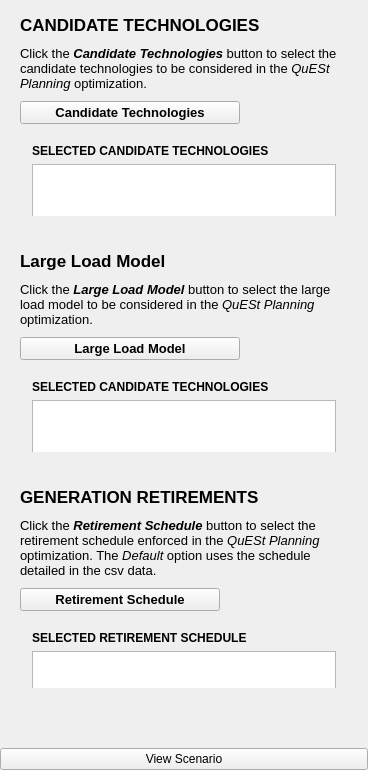
       <widget class="QFrame" name="frame_panel_2">
        <property name="frameShape">
         <enum>QFrame::NoFrame</enum>
        </property>
        <property name="frameShadow">
         <enum>QFrame::Raised</enum>
        </property>
        <layout class="QVBoxLayout" name="verticalLayout_4">
         <property name="leftMargin">
          <number>0</number>
         </property>
         <property name="topMargin">
          <number>0</number>
         </property>
         <property name="rightMargin">
          <number>0</number>
         </property>
         <property name="bottomMargin">
          <number>0</number>
         </property>
         <item>
          <widget class="QFrame" name="frame_candidates">
           <property name="sizePolicy">
            <sizepolicy hsizetype="Expanding" vsizetype="Maximum">
             <horstretch>0</horstretch>
             <verstretch>0</verstretch>
            </sizepolicy>
           </property>
           <property name="maximumSize">
            <size>
             <width>16777215</width>
             <height>230</height>
            </size>
           </property>
           <property name="frameShape">
            <enum>QFrame::NoFrame</enum>
           </property>
           <property name="frameShadow">
            <enum>QFrame::Raised</enum>
           </property>
           <property name="cardType" stdset="0">
            <string>tile</string>
           </property>
           <layout class="QVBoxLayout" name="verticalLayout_candidates">
            <property name="spacing">
             <number>10</number>
            </property>
            <property name="leftMargin">
             <number>20</number>
            </property>
            <property name="topMargin">
             <number>14</number>
            </property>
            <property name="rightMargin">
             <number>20</number>
            </property>
            <property name="bottomMargin">
             <number>14</number>
            </property>
            <item>
             <layout class="QHBoxLayout" name="horizontalLayout_candidates_title">
              <property name="spacing">
               <number>8</number>
              </property>
              <item>
               <widget class="QLabel" name="label_candidates_title">
                <property name="font">
                 <font>
                  <family>Segoe UI</family>
                  <pointsize>13</pointsize>
                  <weight>75</weight>
                  <bold>true</bold>
                 </font>
                </property>
                <property name="text">
                 <string>CANDIDATE TECHNOLOGIES</string>
                </property>
                <property name="textRole" stdset="0">
                 <string>section</string>
                </property>
               </widget>
              </item>
              <item>
               <spacer name="horizontalSpacer_candidates_title">
                <property name="orientation">
                 <enum>Qt::Horizontal</enum>
                </property>
                <property name="sizeType">
                 <enum>QSizePolicy::Expanding</enum>
                </property>
                <property name="sizeHint" stdset="0">
                 <size>
                  <width>40</width>
                  <height>20</height>
                 </size>
                </property>
               </spacer>
              </item>
              <item>
               <widget class="QPushButton" name="btn_candidates_help">
                <property name="text">
                 <string/>
                </property>
                <property name="icon">
                 <iconset resource="../../../resources.qrc">
                  <normaloff>:/icon/images/icons/about.png</normaloff>:/icon/images/icons/about.png</iconset>
                </property>
                <property name="iconSize">
                 <size>
                  <width>30</width>
                  <height>30</height>
                 </size>
                </property>
                <property name="flat">
                 <bool>true</bool>
                </property>
               </widget>
              </item>
             </layout>
            </item>
            <item>
             <widget class="QLabel" name="label_candidates_desc">
              <property name="font">
               <font>
                <family>Segoe UI</family>
                <pointsize>10</pointsize>
               </font>
              </property>
              <property name="text">
               <string>Click the &lt;b&gt;&lt;i&gt;Candidate Technologies&lt;/i&gt;&lt;/b&gt; button to select the candidate technologies to be considered in the &lt;i&gt;QuESt Planning&lt;/i&gt; optimization.</string>
              </property>
              <property name="wordWrap">
               <bool>true</bool>
              </property>
              <property name="textRole" stdset="0">
               <string>body</string>
              </property>
             </widget>
            </item>
            <item>
             <layout class="QHBoxLayout" name="horizontalLayout_cand_button">
              <property name="spacing">
               <number>10</number>
              </property>
              <item>
               <widget class="QPushButton" name="cand_tech_button">
                <property name="sizePolicy">
                 <sizepolicy hsizetype="Fixed" vsizetype="Fixed">
                  <horstretch>0</horstretch>
                  <verstretch>0</verstretch>
                 </sizepolicy>
                </property>
                <property name="minimumSize">
                 <size>
                  <width>220</width>
                  <height>0</height>
                 </size>
                </property>
                <property name="font">
                 <font>
                  <family>Segoe UI</family>
                  <pointsize>10</pointsize>
                  <weight>75</weight>
                  <bold>true</bold>
                 </font>
                </property>
                <property name="text">
                 <string>Candidate Technologies</string>
                </property>
                <property name="btnRole" stdset="0">
                 <string>primary</string>
                </property>
               </widget>
              </item>
              <item>
               <spacer name="horizontalSpacer_cand_button">
                <property name="orientation">
                 <enum>Qt::Horizontal</enum>
                </property>
                <property name="sizeHint" stdset="0">
                 <size>
                  <width>20</width>
                  <height>10</height>
                 </size>
                </property>
               </spacer>
              </item>
             </layout>
            </item>
            <item>
             <widget class="QFrame" name="cand_tech_frame">
              <property name="sizePolicy">
               <sizepolicy hsizetype="Expanding" vsizetype="Maximum">
                <horstretch>0</horstretch>
                <verstretch>0</verstretch>
               </sizepolicy>
              </property>
              <property name="maximumSize">
               <size>
                <width>16777215</width>
                <height>150</height>
               </size>
              </property>
              <property name="frameShape">
               <enum>QFrame::NoFrame</enum>
              </property>
              <property name="frameShadow">
               <enum>QFrame::Raised</enum>
              </property>
              <property name="cardType" stdset="0">
               <string>tile</string>
              </property>
              <layout class="QVBoxLayout" name="verticalLayout_cand_tech">
               <property name="spacing">
                <number>6</number>
               </property>
               <property name="leftMargin">
                <number>12</number>
               </property>
               <property name="topMargin">
                <number>10</number>
               </property>
               <property name="rightMargin">
                <number>12</number>
               </property>
               <property name="bottomMargin">
                <number>10</number>
               </property>
               <item>
                <widget class="QLabel" name="label_cand_tech_list_title">
                 <property name="font">
                  <font>
                   <family>Segoe UI</family>
                   <pointsize>9</pointsize>
                   <weight>75</weight>
                   <bold>true</bold>
                  </font>
                 </property>
                 <property name="text">
                  <string>SELECTED CANDIDATE TECHNOLOGIES</string>
                 </property>
                 <property name="textRole" stdset="0">
                  <string>section</string>
                 </property>
                </widget>
               </item>
               <item>
                <widget class="QTextBrowser" name="candidate_tech_box">
                 <property name="minimumSize">
                  <size>
                   <width>0</width>
                   <height>70</height>
                  </size>
                 </property>
                 <property name="font">
                  <font>
                   <family>Segoe UI</family>
                   <pointsize>10</pointsize>
                  </font>
                 </property>
                 <property name="lineWrapMode">
                  <enum>QTextEdit::NoWrap</enum>
                 </property>
                </widget>
               </item>
              </layout>
             </widget>
            </item>
           </layout>
          </widget>
         </item>
         <item>
          <widget class="QFrame" name="frame_large_load">
           <property name="sizePolicy">
            <sizepolicy hsizetype="Expanding" vsizetype="Maximum">
             <horstretch>0</horstretch>
             <verstretch>0</verstretch>
            </sizepolicy>
           </property>
           <property name="maximumSize">
            <size>
             <width>16777215</width>
             <height>230</height>
            </size>
           </property>
           <property name="frameShape">
            <enum>QFrame::NoFrame</enum>
           </property>
           <property name="frameShadow">
            <enum>QFrame::Raised</enum>
           </property>
           <property name="cardType" stdset="0">
            <string>tile</string>
           </property>
           <layout class="QVBoxLayout" name="verticalLayout_candidates_2">
            <property name="spacing">
             <number>10</number>
            </property>
            <property name="leftMargin">
             <number>20</number>
            </property>
            <property name="topMargin">
             <number>14</number>
            </property>
            <property name="rightMargin">
             <number>20</number>
            </property>
            <property name="bottomMargin">
             <number>14</number>
            </property>
            <item>
             <layout class="QHBoxLayout" name="horizontalLayout_candidates_title_2">
              <property name="spacing">
               <number>8</number>
              </property>
              <item>
               <widget class="QLabel" name="label_model">
                <property name="font">
                 <font>
                  <family>Segoe UI</family>
                  <pointsize>13</pointsize>
                  <weight>75</weight>
                  <bold>true</bold>
                 </font>
                </property>
                <property name="text">
                 <string>Large Load Model</string>
                </property>
                <property name="textRole" stdset="0">
                 <string>section</string>
                </property>
               </widget>
              </item>
              <item>
               <spacer name="horizontalSpacer_candidates_title_2">
                <property name="orientation">
                 <enum>Qt::Horizontal</enum>
                </property>
                <property name="sizeType">
                 <enum>QSizePolicy::Expanding</enum>
                </property>
                <property name="sizeHint" stdset="0">
                 <size>
                  <width>40</width>
                  <height>20</height>
                 </size>
                </property>
               </spacer>
              </item>
              <item>
               <widget class="QPushButton" name="btn_model_help">
                <property name="sizePolicy">
                 <sizepolicy hsizetype="Fixed" vsizetype="Fixed">
                  <horstretch>0</horstretch>
                  <verstretch>0</verstretch>
                 </sizepolicy>
                </property>
                <property name="text">
                 <string/>
                </property>
                <property name="icon">
                 <iconset resource="../../../resources.qrc">
                  <normaloff>:/icon/images/icons/about.png</normaloff>:/icon/images/icons/about.png</iconset>
                </property>
                <property name="iconSize">
                 <size>
                  <width>30</width>
                  <height>30</height>
                 </size>
                </property>
                <property name="flat">
                 <bool>true</bool>
                </property>
               </widget>
              </item>
             </layout>
            </item>
            <item>
             <widget class="QLabel" name="label_large_load_desc">
              <property name="font">
               <font>
                <family>Segoe UI</family>
                <pointsize>10</pointsize>
               </font>
              </property>
              <property name="text">
               <string>&lt;html&gt;&lt;head/&gt;&lt;body&gt;&lt;p&gt;Click the &lt;span style=&quot; font-weight:600; font-style:italic;&quot;&gt;Large Load Model&lt;/span&gt; button to select the large load model to be considered in the &lt;span style=&quot; font-style:italic;&quot;&gt;QuESt Planning&lt;/span&gt; optimization.&lt;/p&gt;&lt;/body&gt;&lt;/html&gt;</string>
              </property>
              <property name="wordWrap">
               <bool>true</bool>
              </property>
              <property name="textRole" stdset="0">
               <string>body</string>
              </property>
             </widget>
            </item>
            <item>
             <layout class="QHBoxLayout" name="horizontalLayout_cand_button_2">
              <property name="spacing">
               <number>10</number>
              </property>
              <item>
               <widget class="QPushButton" name="btn_large_load">
                <property name="sizePolicy">
                 <sizepolicy hsizetype="Fixed" vsizetype="Fixed">
                  <horstretch>0</horstretch>
                  <verstretch>0</verstretch>
                 </sizepolicy>
                </property>
                <property name="minimumSize">
                 <size>
                  <width>220</width>
                  <height>0</height>
                 </size>
                </property>
                <property name="font">
                 <font>
                  <family>Segoe UI</family>
                  <pointsize>10</pointsize>
                  <weight>75</weight>
                  <bold>true</bold>
                 </font>
                </property>
                <property name="text">
                 <string>Large Load Model</string>
                </property>
                <property name="btnRole" stdset="0">
                 <string>primary</string>
                </property>
               </widget>
              </item>
              <item>
               <spacer name="horizontalSpacer_cand_button_2">
                <property name="orientation">
                 <enum>Qt::Horizontal</enum>
                </property>
                <property name="sizeHint" stdset="0">
                 <size>
                  <width>20</width>
                  <height>10</height>
                 </size>
                </property>
               </spacer>
              </item>
             </layout>
            </item>
            <item>
             <widget class="QFrame" name="frame_large_load_selection">
              <property name="sizePolicy">
               <sizepolicy hsizetype="Expanding" vsizetype="Maximum">
                <horstretch>0</horstretch>
                <verstretch>0</verstretch>
               </sizepolicy>
              </property>
              <property name="maximumSize">
               <size>
                <width>16777215</width>
                <height>150</height>
               </size>
              </property>
              <property name="frameShape">
               <enum>QFrame::NoFrame</enum>
              </property>
              <property name="frameShadow">
               <enum>QFrame::Raised</enum>
              </property>
              <property name="cardType" stdset="0">
               <string>tile</string>
              </property>
              <layout class="QVBoxLayout" name="verticalLayout_cand_tech_2">
               <property name="spacing">
                <number>6</number>
               </property>
               <property name="leftMargin">
                <number>12</number>
               </property>
               <property name="topMargin">
                <number>10</number>
               </property>
               <property name="rightMargin">
                <number>12</number>
               </property>
               <property name="bottomMargin">
                <number>10</number>
               </property>
               <item>
                <widget class="QLabel" name="label_large_load_select">
                 <property name="font">
                  <font>
                   <family>Segoe UI</family>
                   <pointsize>9</pointsize>
                   <weight>75</weight>
                   <bold>true</bold>
                  </font>
                 </property>
                 <property name="text">
                  <string>SELECTED CANDIDATE TECHNOLOGIES</string>
                 </property>
                 <property name="textRole" stdset="0">
                  <string>section</string>
                 </property>
                </widget>
               </item>
               <item>
                <widget class="QTextBrowser" name="box_large_load_select">
                 <property name="minimumSize">
                  <size>
                   <width>0</width>
                   <height>70</height>
                  </size>
                 </property>
                 <property name="font">
                  <font>
                   <family>Segoe UI</family>
                   <pointsize>10</pointsize>
                  </font>
                 </property>
                 <property name="lineWrapMode">
                  <enum>QTextEdit::NoWrap</enum>
                 </property>
                </widget>
               </item>
              </layout>
             </widget>
            </item>
           </layout>
          </widget>
         </item>
         <item>
          <widget class="QFrame" name="frame_retirements">
           <property name="sizePolicy">
            <sizepolicy hsizetype="Expanding" vsizetype="Maximum">
             <horstretch>0</horstretch>
             <verstretch>0</verstretch>
            </sizepolicy>
           </property>
           <property name="maximumSize">
            <size>
             <width>16777215</width>
             <height>230</height>
            </size>
           </property>
           <property name="frameShape">
            <enum>QFrame::NoFrame</enum>
           </property>
           <property name="frameShadow">
            <enum>QFrame::Raised</enum>
           </property>
           <property name="cardType" stdset="0">
            <string>tile</string>
           </property>
           <layout class="QVBoxLayout" name="verticalLayout_retirements">
            <property name="spacing">
             <number>10</number>
            </property>
            <property name="leftMargin">
             <number>20</number>
            </property>
            <property name="topMargin">
             <number>14</number>
            </property>
            <property name="rightMargin">
             <number>20</number>
            </property>
            <property name="bottomMargin">
             <number>14</number>
            </property>
            <item>
             <layout class="QHBoxLayout" name="horizontalLayout_retirements_title">
              <property name="spacing">
               <number>8</number>
              </property>
              <item>
               <widget class="QLabel" name="label_retirements_title">
                <property name="font">
                 <font>
                  <family>Segoe UI</family>
                  <pointsize>13</pointsize>
                  <weight>75</weight>
                  <bold>true</bold>
                 </font>
                </property>
                <property name="text">
                 <string>GENERATION RETIREMENTS</string>
                </property>
                <property name="textRole" stdset="0">
                 <string>section</string>
                </property>
               </widget>
              </item>
              <item>
               <spacer name="horizontalSpacer_retirements_title">
                <property name="orientation">
                 <enum>Qt::Horizontal</enum>
                </property>
                <property name="sizeType">
                 <enum>QSizePolicy::Expanding</enum>
                </property>
                <property name="sizeHint" stdset="0">
                 <size>
                  <width>40</width>
                  <height>20</height>
                 </size>
                </property>
               </spacer>
              </item>
              <item>
               <widget class="QPushButton" name="btn_generatio_help">
                <property name="text">
                 <string/>
                </property>
                <property name="icon">
                 <iconset resource="../../../resources.qrc">
                  <normaloff>:/icon/images/icons/about.png</normaloff>:/icon/images/icons/about.png</iconset>
                </property>
                <property name="iconSize">
                 <size>
                  <width>30</width>
                  <height>30</height>
                 </size>
                </property>
                <property name="flat">
                 <bool>true</bool>
                </property>
               </widget>
              </item>
             </layout>
            </item>
            <item>
             <widget class="QLabel" name="label_retirements_desc">
              <property name="font">
               <font>
                <family>Segoe UI</family>
                <pointsize>10</pointsize>
               </font>
              </property>
              <property name="text">
               <string>Click the &lt;b&gt;&lt;i&gt;Retirement Schedule&lt;/i&gt;&lt;/b&gt; button to select the retirement schedule enforced in the &lt;i&gt;QuESt Planning&lt;/i&gt; optimization. The &lt;i&gt;Default&lt;/i&gt; option uses the schedule detailed in the csv data.</string>
              </property>
              <property name="wordWrap">
               <bool>true</bool>
              </property>
              <property name="textRole" stdset="0">
               <string>body</string>
              </property>
             </widget>
            </item>
            <item>
             <layout class="QHBoxLayout" name="horizontalLayout_retirement_button">
              <property name="spacing">
               <number>10</number>
              </property>
              <item>
               <widget class="QPushButton" name="gen_retirement_button">
                <property name="sizePolicy">
                 <sizepolicy hsizetype="Fixed" vsizetype="Fixed">
                  <horstretch>0</horstretch>
                  <verstretch>0</verstretch>
                 </sizepolicy>
                </property>
                <property name="minimumSize">
                 <size>
                  <width>200</width>
                  <height>0</height>
                 </size>
                </property>
                <property name="font">
                 <font>
                  <family>Segoe UI</family>
                  <pointsize>10</pointsize>
                  <weight>75</weight>
                  <bold>true</bold>
                 </font>
                </property>
                <property name="text">
                 <string>Retirement Schedule</string>
                </property>
                <property name="btnRole" stdset="0">
                 <string>primary</string>
                </property>
               </widget>
              </item>
              <item>
               <spacer name="horizontalSpacer_retirement_button">
                <property name="orientation">
                 <enum>Qt::Horizontal</enum>
                </property>
                <property name="sizeHint" stdset="0">
                 <size>
                  <width>20</width>
                  <height>10</height>
                 </size>
                </property>
               </spacer>
              </item>
             </layout>
            </item>
            <item>
             <widget class="QFrame" name="retirement_frame">
              <property name="sizePolicy">
               <sizepolicy hsizetype="Expanding" vsizetype="Maximum">
                <horstretch>0</horstretch>
                <verstretch>0</verstretch>
               </sizepolicy>
              </property>
              <property name="maximumSize">
               <size>
                <width>16777215</width>
                <height>150</height>
               </size>
              </property>
              <property name="frameShape">
               <enum>QFrame::NoFrame</enum>
              </property>
              <property name="frameShadow">
               <enum>QFrame::Raised</enum>
              </property>
              <property name="cardType" stdset="0">
               <string>tile</string>
              </property>
              <layout class="QVBoxLayout" name="verticalLayout_retirement">
               <property name="spacing">
                <number>6</number>
               </property>
               <property name="leftMargin">
                <number>12</number>
               </property>
               <property name="topMargin">
                <number>10</number>
               </property>
               <property name="rightMargin">
                <number>12</number>
               </property>
               <property name="bottomMargin">
                <number>10</number>
               </property>
               <item>
                <widget class="QLabel" name="label_retirement_list_title">
                 <property name="font">
                  <font>
                   <family>Segoe UI</family>
                   <pointsize>9</pointsize>
                   <weight>75</weight>
                   <bold>true</bold>
                  </font>
                 </property>
                 <property name="text">
                  <string>SELECTED RETIREMENT SCHEDULE</string>
                 </property>
                 <property name="textRole" stdset="0">
                  <string>section</string>
                 </property>
                </widget>
               </item>
               <item>
                <widget class="QTextBrowser" name="retirement_box">
                 <property name="minimumSize">
                  <size>
                   <width>0</width>
                   <height>70</height>
                  </size>
                 </property>
                 <property name="font">
                  <font>
                   <family>Segoe UI</family>
                   <pointsize>10</pointsize>
                  </font>
                 </property>
                 <property name="lineWrapMode">
                  <enum>QTextEdit::NoWrap</enum>
                 </property>
                </widget>
               </item>
              </layout>
             </widget>
            </item>
           </layout>
          </widget>
         </item>
         <item>
          <spacer name="verticalSpacer">
           <property name="orientation">
            <enum>Qt::Vertical</enum>
           </property>
           <property name="sizeHint" stdset="0">
            <size>
             <width>20</width>
             <height>40</height>
            </size>
           </property>
          </spacer>
         </item>
         <item>
          <widget class="QPushButton" name="btn_view_scenario">
           <property name="text">
            <string>View Scenario</string>
           </property>
          </widget>
         </item>
        </layout>
       </widget>
